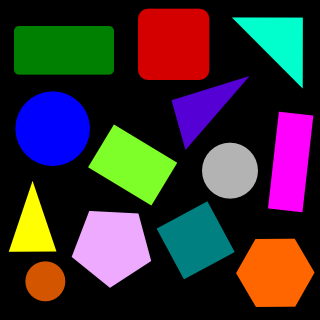
#> input picture HW6/images/1.png, 320 x 320 px
$ jupyter execute 'HW6 PA Report.ipynb'   (older library calls are emulated)
#> lines starting #> are read from the running program, lines starting #| are printed output that depends on the picture; after the words box and inside, x2 and y2 are one past the last pixel; in counts of white or black regions, pixels touching at a corner belong together; long printed decimals are rounded
#> further down, image is the input picture: shape (320, 320, 3); mean B, G, R 49, 46.1, 55.8
# Programming Assignment 6
**Pooya Kabiri - 96521434**

Importing prerequisites

[cell 1]
import cv2
import numpy as np
import matplotlib.pyplot as plt
import os

Plotting cell

[cell 2]
def plotter(img_list, r, w, gray, wr, hr, fig_name = None):
    '''
    Plots images' list with its' caption and saves result image if you want.

    Parameters:
        img_list (list): The list of tuples of image and its' caption.
        r (int): The number of row(s).
        w (int): The number of colunm(s).
        gray (bool): The flag for plotting images in grayscale mode.
        wr (int): The width of one figure.
        hr (int): The height of one figure.
        fig_name (str): The name of the image of the plot. if not set this parameter the plot doesn't save.
    '''

    plt.rcParams['figure.figsize'] = (wr, hr)
    for i in range(len(img_list)):
        plt.subplot(r, w, i + 1)
        if img_list[i][2] == 'img':
            if gray:
                plt.imshow(img_list[i][0], cmap = 'gray')
            else:
                plt.imshow(img_list[i][0])
            plt.xticks([])
            plt.yticks([])
        elif img_list[i][2] == 'hist':
            plt.bar(np.arange(len(img_list[i][0])), img_list[i][0], color = 'c')
        else:
            raise Exception("Only image or histogram. Use third parameter of tuples in img_list and set it to img or hist.")
        plt.title(img_list[i][1])
    if fig_name is not None:
        plt.savefig(fig_name + '.png')
    plt.show()

[cell 3]
def pol_to_car(rho, theta):
    '''
    Changes rho and theta of a line to two point of that line.

    Parameters:
        rho (float): The distance from the origin to the line.
        theta (float):  Angle from origin to the line.

    Returns:
        (tuple): tuple of two point of line.
    '''

    a = np.cos(theta)
    b = np.sin(theta)
    c = 1000
    x0 = a*rho
    y0 = b*rho
    x1 = int(x0 + c * (-b))
    y1 = int(y0 + c * (a))
    x2 = int(x0 - c * (-b))
    y2 = int(y0 - c * (a))
    return x1, y1, x2, y2

# Line & Circle Detection

## Circle Detection
**First** I make the image grayscale. **Second** I use the OpenCV HoughCircle method to detect center and radiuses of circles. **Third** I draw black circles on the detected circles.

**Note** that I increased radiuses by the value of one pixel so I could cover all the area of circles.

[cell 4]
def remove_circles(image):
    '''
    Returns the image which circles have been removed.

    Parameters:
        image (numpy.ndarray): The input image.

    Returns:
        out_img (numpy.ndarray): The result image.
    '''
    out_img = image.copy()

    gray = cv2.cvtColor(image, cv2.COLOR_BGR2GRAY)
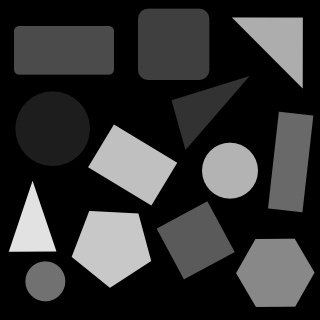
#> gray: shape (320, 320); min 0, max 226, mean 49.3
    circles = cv2.HoughCircles(gray, cv2.HOUGH_GRADIENT, 1, 1, param1=20, param2=20, minRadius=0, maxRadius=100)
#> circles = 37 rows, first 8: [52.5, 128.5, 36.6], [51.5, 127.5, 37.3], [229.5, 169.5, 27.4], [228.5, 170.5, 27.9], [230.5, 170.5, 27.9], [44.5, 281.5, 19.6], [45.5, 280.5, 19.6], [50.5, 128.5, 37.8]

    circles = np.uint16(np.ceil(circles))
#> circles = 37 rows, first 8: [53, 129, 37], [52, 128, 38], [230, 170, 28], [229, 171, 28], [231, 171, 28], [45, 282, 20], [46, 281, 20], [51, 129, 38]
    circles[0,:,2] += 1

    if circles is not None:
        for circle in circles[0, :]:
            cv2.circle(image, (circle[0], circle[1]), circle[2], (0, 0, 0), -1)
#> this loop made 37 passes
#> circle on passes 1 to 12: [53, 129, 38], [52, 128, 39], [230, 170, 29], [229, 171, 29], [231, 171, 29], [45, 282, 21], [46, 281, 21], [51, 129, 39], [53, 127, 39], [52, 131, 37], [55, 128, 37], [51, 127, 37]
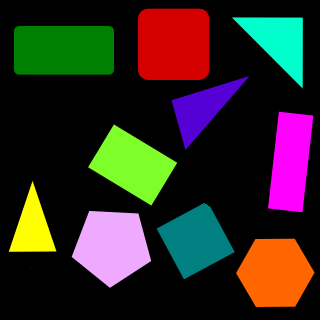
#> image: shape (320, 320, 3); 8.18% of pixels changed, all inside (x1, y1, x2, y2) = (15, 91, 258, 302)

    out_img = image.copy()
    return out_img

Test of implementation:

[cell 5]
image_list = []

image = cv2.imread(os.path.join('images', '1.png'))
image_list.append([cv2.cvtColor(image, cv2.COLOR_BGR2RGB), 'source', 'img'])

out_img = remove_circles(image)

image_list.append([cv2.cvtColor(out_img, cv2.COLOR_BGR2RGB), 'detect circles', 'img'])

plotter(image_list, 1, 2, True, 20, 10, 'q4a')
#> the loop in plotter, `for i in range(len(img_list)):` made 2 passes
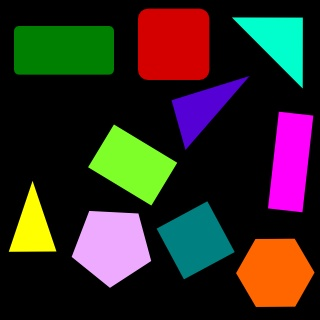
#> input picture HW6/images/1b.png, 320 x 320 px
#> further down, image is the input picture: shape (320, 320, 3); mean B, G, R 34.6, 41.1, 49.4

## Line Detection

**First** I used canny edge detector. **Second** I use the OpenCV HoughLinesP method to detect all the line segments in the canny edge detector output. **Third** I draw white lines on the detected line segments with thickness of 2px.

[cell 6]
def detect_lines_hough(image):
    '''
    Returns the image which lines have been detected.

    Parameters:
        image (numpy.ndarray): The input image.

    Returns:
        out_img (numpy.ndarray): The result image.
    '''
    out_img = image.copy()

    edges = cv2.Canny(image, 50, 200)
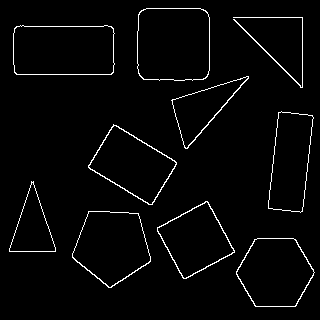
#> edges: shape (320, 320); 2.7% white in thin lines or dots, all inside (x1, y1, x2, y2) = (9, 8, 315, 307)

    lines = cv2.HoughLinesP(edges, 1, np.pi/180, 1, minLineLength=0, maxLineGap=0)
#> lines = 1530 rows, first 6: [278, 118, 278, 112], [286, 17, 286, 17], [105, 139, 105, 137], [297, 83, 297, 82], [113, 62, 113, 34], [49, 231, 49, 229]

    for line in lines:
        x1, y1, x2, y2 = line[0]
        cv2.line(image, (x1, y1), (x2, y2), (255, 255, 255), 2)
#> this loop made 1530 passes
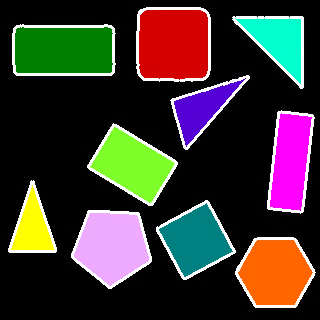
#> image: shape (320, 320, 3); 7.08% of pixels changed, all inside (x1, y1, x2, y2) = (8, 7, 316, 308)

    out_img = image.copy()
    return out_img

Test of implementation:

[cell 7]
image_list = []

image = cv2.imread(os.path.join('images', '1b.png'))
image_list.append([cv2.cvtColor(image, cv2.COLOR_BGR2RGB), 'source', 'img'])

out_img = detect_lines_hough(image)

image_list.append([cv2.cvtColor(out_img, cv2.COLOR_BGR2RGB), 'detect lines', 'img'])

plotter(image_list, 1, 2, True, 20, 10, 'q4b')
#> call 2 of plotter, with r = 1, w = 2, gray = True, wr = 20, hr = 10, fig_name = 'q4b'
#> the loop in plotter (call 2), `for i in range(len(img_list)):` made 2 passes
#> in plotter (call 2), `plt.savefig(fig_name + '.png')`:
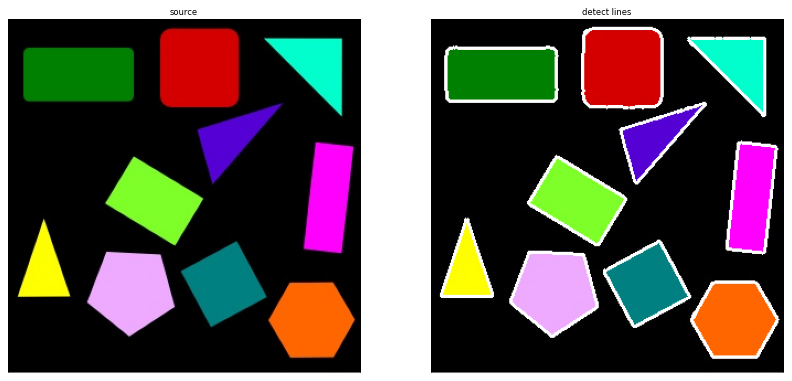
#> figure drawn by matplotlib, 2 panels

# RANSAC

`vote(points, model, deviation)` Calculates number of votes and points which are voting.

`compute_error(points, P1, P2)` Computes the error by calculating a distance matri which is based on the Euclidean distance of points which the suggested model.

`compute_distance(P0, P1, P2)` Returns the Euclidean distance of Point 0 with the model represented by Point 1 and 2.

`calc_pol(points)` Calculates rho and theta based on the points in Cartesian coordinate system.

[cell 8]
def vote(points, model, deviation):

    P1, P2 = model
    distance_matrix = compute_error(points, P1, P2)
    np.nan_to_num(distance_matrix, copy=False)
    rows, cols = np.where((distance_matrix <= deviation) & (distance_matrix != 0))
    voted_points = list(zip(rows, cols))
    vote = len(voted_points)

    return vote, voted_points

def compute_error(points, P1, P2):

    distances = np.zeros_like(points, dtype=np.float32)

    for i in range(points.shape[0]):
        for j in range(points.shape[1]):
            if points[i, j] == 255:
                P0 = (i, j)
                distances[i, j] = compute_distance(P0, P1, P2)
    return distances

def compute_distance(P0, P1, P2):

    x0, y0 = P0
    x1, y1 = P1
    x2, y2 = P2

    dist = np.divide(np.abs((y2 - y1) * x0 - (x2 - x1) * y0 + (x2 * y1) - (y2 * x1)), np.sqrt(np.square(y2 - y1) + np.square(x2 - x1)))
    return dist

def calc_pol(points):

    dt = np.dtype('int, int')
    coordinates = np.array(points,dtype=dt)

    ### Because x in cartesian plain is equal to the second dimension of array (y)
    ### And y in cartesian plain is equal to the first dimension of array (x)
    coordinates.dtype.names = ['y','x']

    X = coordinates['x']
    Y = coordinates['y']

    x_mean = np.mean(X)
    y_mean = np.mean(Y)

    numerator = 2 * (np.mean(X * Y) - (x_mean * y_mean))
    denominator = np.mean(np.square(X)) - np.mean(np.square(Y)) - np.square(x_mean) + np.square(y_mean)

    theta = 0.5 * np.arctan(np.divide(numerator, denominator))
    rho = x_mean * np.cos(theta) + y_mean * np.sin(theta)

    return rho, theta

`ransac(image)` Is the driver function for RANSAC algorithm. Iteration and random sampling in each iteration is done in this function. Returns rho and theta for final model.

[cell 9]
import random

def ransac(image):
    '''
    Gets input image and return rho and theta of line detected.

    Parameters:
        image (numpy.ndarray): The input image.

    Returns:
        rho (float): The distance from the origin to the line.
        theta (float):  Angle from origin to the line.
    '''

    num_iter = 100

    voted = None
    max_vote = -1

    deviation = 10

    rows, cols = np.where(image > 0)
    coordinates = list(zip(rows, cols))

    for i in range(num_iter):

        P1 = random.choice(coordinates)
        P2 = random.choice(coordinates)

        while P1 == P2:
            P2 = random.choice(coordinates)

        model = (P1, P2)

        votes, voting_points = vote(image, model, deviation)

        if votes > max_vote:
            max_vote = votes
            voted = voting_points

    rho, theta = calc_pol(voted)

    return rho, theta

Test of implementation:

[cell 10]
image_list = []
image = cv2.imread(os.path.join('images', '2.bmp'), cv2.IMREAD_GRAYSCALE)
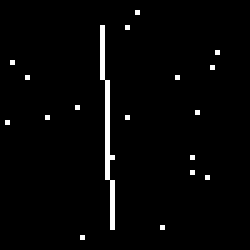
#> input picture HW6/images/2.bmp, 50 x 50 px (shown 5 times larger)
#> image: shape (50, 50); 2.4% white in thin lines or dots, all inside (x1, y1, x2, y2) = (1, 2, 44, 48)
image_list.append([image, 'source', 'img'])
rho, theta = ransac(image)
#> in ransac, `rows, cols = np.where(image > 0)`: rows = 59 values from 2 to 47; cols = 59 values, max 43 at index 8, min 1 at index 30, mean 22.29
#> in ransac, `coordinates = list(zip(rows, cols))`: coordinates = 59 pairs, first value 2 to 47, second value 1 to 43
#> the loop in ransac, `for i in range(num_iter): ` made 100 passes
print(rho, theta)
#| 20.497 -0.03144
x1, y1, x2, y2 = pol_to_car(rho, theta)
print(x1, y1, x2, y2)
#| 51 998 -10 -1000
image_res = np.zeros_like(image)
#> image_res: shape (50, 50); every value is 0
cv2.line(image_res, (x1, y1), (x2, y2), (255), 1)
#> image_res: shape (50, 50); 2% white in thin lines or dots, all inside (x1, y1, x2, y2) = (21, 0, 24, 50)
image_list.append([image_res, 'line detected', 'img'])
plotter(image_list, 1, 2, True, 8, 6, 'q5')
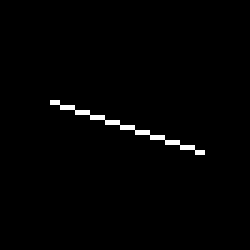
#> input picture HW6/images/3.bmp, 50 x 50 px (shown 5 times larger)
#> `image = cv2.imread(os.path.join('images', '3.bmp'), cv2.IMREAD_GRAYSCA..`: image: shape (50, 50); 1.2% white in thin lines or dots, all inside (x1, y1, x2, y2) = (10, 20, 41, 31)

# Hough Transform

`compute_rho(x, y, theta)` Computes rho using x, y and theta. Returns the calculates rho.

`vote(hough_transform, rho_range, theta_range)` Computes the most voted model using the Hough Transform and `numpy.argmax()` method. Returns rho and theta of most voted model

[cell 11]
def compute_rho(x, y, theta):
    return np.round(x * np.cos(theta) + y * np.sin(theta))

def vote(hough_transform, rho_range, theta_range):
    rho_idx, theta_idx = np.unravel_index(hough_transform.argmax(), hough_transform.shape)
    rho = rho_range[rho_idx]
    theta = theta_range[theta_idx]
    return rho, theta

`hough_transform_line(image)` Is the main driver function for Hough Transform algorithm.

[cell 12]
def hough_transform_line(image):
    '''
    Returns rho and theat of line detected and hough transform image.

    Parameters:
        image (numpy.ndarray): The input image.

    Returns:
        rho (float): Angle from origin to the line.
        theta (float): The distance from the origin to the line.
        hough_transform (numpy.ndarray): Hough transform image.
    '''

    width, height = image.shape

    ### Range of theta is -90 to 90 degrees.
    theta_range = np.deg2rad(np.arange(-90.0, 90.0))
    theta_n = theta_range.shape[0]

    ### range of rho is 0 to 2 times the diagonal of the image
    rho_max = np.ceil(np.sqrt(np.square(width) + np.square(height))).astype(np.int)
    rho_range = np.linspace(-rho_max, rho_max, rho_max * 2)

    hough_transform = np.zeros((2 * rho_max, theta_n))
#> hough_transform: shape (142, 180) float64; every value is 0

    Y, X = np.where(image > 0)

    for n in range(Y.shape[0]):
        for theta_index in range(theta_n):

            rho = compute_rho(X[n], Y[n], theta_range[theta_index])
            rho_shifted = int(rho + rho_max)
            hough_transform[rho_shifted, theta_index] += 1
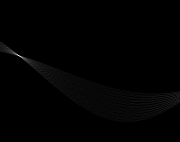
#> hough_transform: shape (142, 180) float64; min 0, max 31, mean 0.2; drawn with min black and max white

    rho, theta = vote(hough_transform, rho_range, theta_range)
    return rho, theta, hough_transform

Test of implementation:

[cell 13]
image_list = []
image = cv2.imread(os.path.join('images', '3.bmp'), cv2.IMREAD_GRAYSCALE)
image_list.append([image, 'source', 'img'])
rho, theta, hough_transform = hough_transform_line(image)
x1, y1, x2, y2 = pol_to_car(rho, theta)
image_list.append([hough_transform, 'Hough transform', 'img'])
image_res = np.zeros_like(image)
cv2.line(image_res, (x1, y1), (x2, y2), (255), 1)
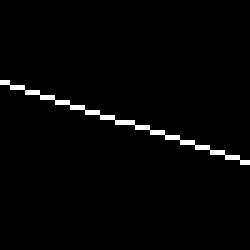
#> image_res: shape (50, 50) (shown 5 times larger); 2% white in thin lines or dots, all inside (x1, y1, x2, y2) = (0, 16, 50, 33)
image_list.append([image_res, 'line detected', 'img'])
plotter(image_list, 1, 3, True, 8, 6, 'q6')
